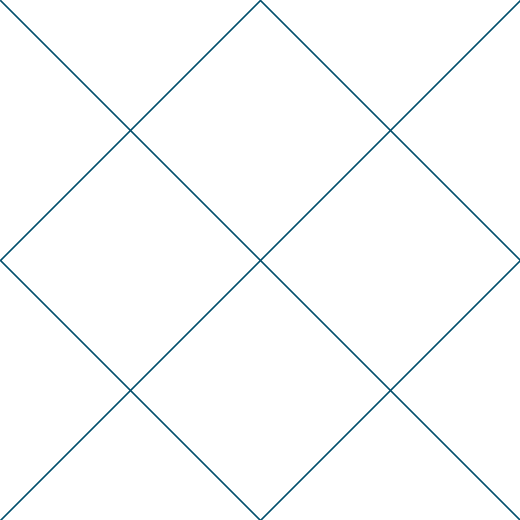
Frame 1 (no input)
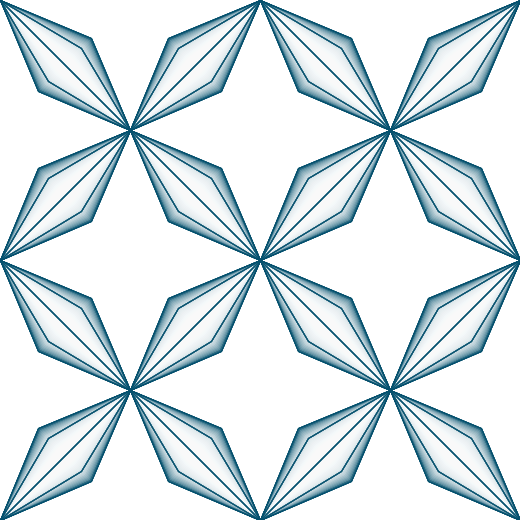
Frame 60 (the mouse pressed at the canvas centre just before this capture)
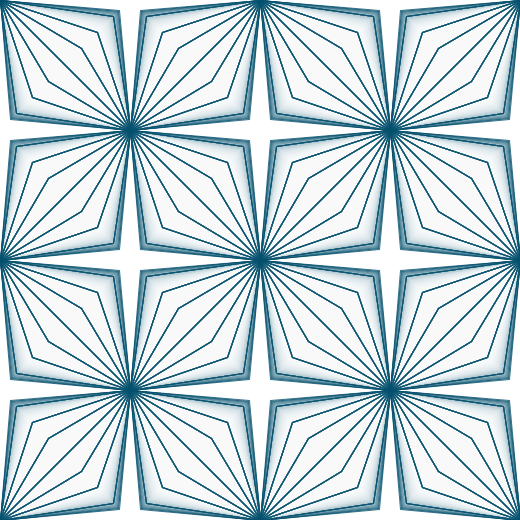
Frame 120 (the mouse held since frame 60 and released just before this capture)

The Processing sketch that drew these frames (run headless with seeded random() and noise(); from frame 60 on, the mouse is pressed at the canvas centre):

// Processing sketch: processing_173944
// ── processing_173944.pde

float rSize; 
float factor, inc; 
int drawMode; 
int dispMode; 

void setup() {
  size(520, 520); 
  background(255);

  rSize = 130;
  factor = 0; 
  inc = 0.007;
  drawMode = 0;
  dispMode = 1; 
}

void draw() {  
  noStroke(); 
  fill(255, 20);
  rect(0, 0, width, height);  

  drawMode = (factor >= 1) ? 1 : 0; 
  int count, direction;
  count = 0;  
  for (float my = rSize/2; my < height; my += rSize) {
    direction = (count%2 == 0) ? 1 : -1; 
    if (dispMode == 0) {
      direction = 0;
    }
    for (float mx = rSize/2; mx < width; mx += rSize) {
      drawShape(mx, my, factor, direction);
      direction *= -1;
    }
    count++;
  }

  factor += inc; 
  if (factor >= 2 || factor <= 0) {    
    inc *= -1;
  }
}

void drawShape(float _mx, float _my, float _f, int _d) {
  PVector[] v;
  float factor, f;  

  v = new PVector[4]; 

  v[0] = new PVector(-rSize/2, -rSize/2); 
  v[1] = new PVector(rSize/2, -rSize/2);
  v[2] = new PVector(rSize/2, rSize/2);
  v[3] = new PVector(-rSize/2, rSize/2);

  noFill(); 
  stroke(#024F6C, 200); 

  pushMatrix();
  translate(_mx, _my);

  for (factor = 0; factor <= 1; factor += 0.25) {
    if (drawMode == 1) {
      f = constrain(factor+_f-1, 0, 1);
    } else {
      f = constrain(_f, 0, factor);
    }

    if (_d >= 0) {
      beginShape(); 
      vertex(v[0].x, v[0].y);
      vertex(lerp(0, v[1].x, f), lerp(0, v[1].y, f));
      vertex(v[2].x, v[2].y);
      vertex(lerp(0, v[3].x, f), lerp(0, v[3].y, f));
      endShape(CLOSE);
    } 
    if (_d <= 0) {
      beginShape(); 
      vertex(v[1].x, v[1].y);
      vertex(lerp(0, v[2].x, f), lerp(0, v[2].y, f));
      vertex(v[3].x, v[3].y);
      vertex(lerp(0, v[0].x, f), lerp(0, v[0].y, f));
      endShape(CLOSE);
    }
  }
  popMatrix();
}

void keyReleased() {
  if (key == 'M' || key == 'm') {
    dispMode = (dispMode == 0) ? 1 : 0;
  }
}
